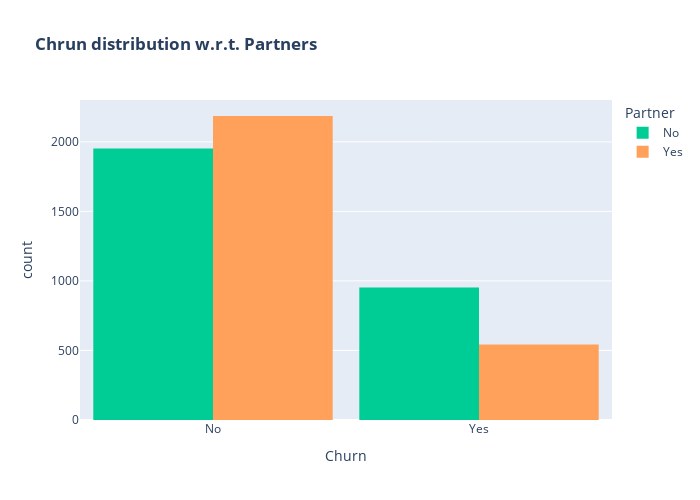

Notebook cell for this chart:
### Markdown cell above
* Customers without dependents are more likely to churn

### Code cell
color_map = {"Yes": '#FFA15A', "No": '#00CC96'}
fig = px.histogram(df, x="Churn", color="Partner", barmode="group", title="<b>Chrun distribution w.r.t. Partners</b>", color_discrete_map=color_map)
fig.update_layout(width=700, height=500, bargap=0.1)
fig.show()

### Figure 1 — Plotly figure (JSON) as saved in the notebook; plotly's stock layout.template omitted (floating-point values rounded to 4 significant figures; data arrays with more than 128 entries replaced by an {"elided": "..."} marker saying what was removed)
{"data": [{"alignmentgroup": "True", "bingroup": "x", "hovertemplate": "Partner=No<br>Churn=%{x}<br>count=%{y}<extra></extra>", "legendgroup": "No", "marker": {"color": "#00CC96", "pattern": {"shape": ""}}, "name": "No", "offsetgroup": "No", "orientation": "v", "showlegend": true, "type": "histogram", "x": {"elided": "2905 str values"}, "xaxis": "x", "yaxis": "y"}, {"alignmentgroup": "True", "bingroup": "x", "hovertemplate": "Partner=Yes<br>Churn=%{x}<br>count=%{y}<extra></extra>", "legendgroup": "Yes", "marker": {"color": "#FFA15A", "pattern": {"shape": ""}}, "name": "Yes", "offsetgroup": "Yes", "orientation": "v", "showlegend": true, "type": "histogram", "x": {"elided": "2729 str values"}, "xaxis": "x", "yaxis": "y"}], "layout": {"bargap": 0.1, "barmode": "group", "height": 500, "legend": {"title": {"text": "Partner"}, "tracegroupgap": 0}, "title": {"text": "<b>Chrun distribution w.r.t. Partners</b>"}, "width": 700, "xaxis": {"anchor": "y", "domain": [0, 1], "title": {"text": "Churn"}}, "yaxis": {"anchor": "x", "domain": [0, 1], "title": {"text": "count"}}}}
